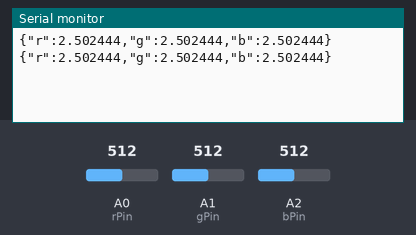
Recording of a sketch running on a simulated Arduino Uno, built with avr-gcc and run on an emulated ATmega328P. Shown: the last lines printed to the serial monitor. The test bench sets the inputs (shaded band); at power-on: A0 (rPin) = 512, A1 (gPin) = 512, A2 (bPin) = 512.

Above: at 2.8 s.
2.9 s: A0 (rPin) set to 716
At 3.8 s:
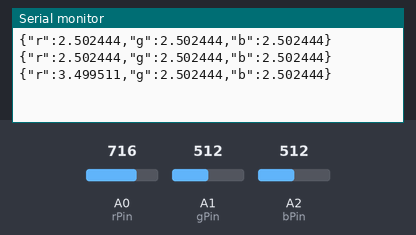
4.4 s: A1 (gPin) set to 716
At 5.6 s:
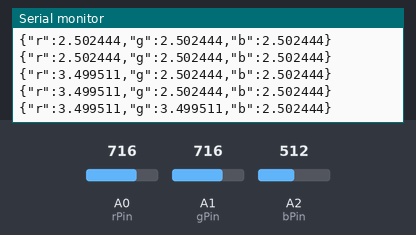
5.9 s: A2 (bPin) set to 716
At 6.3 s:
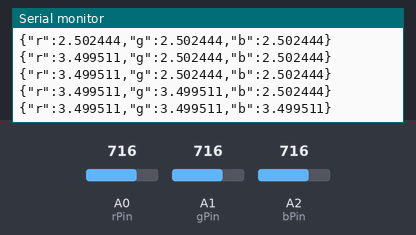
7.4 s: A0 (rPin) set to 900
At 8.7 s:
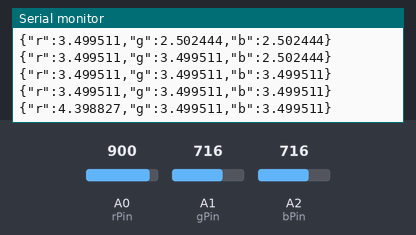
8.9 s: A1 (gPin) set to 900
At 9.8 s:
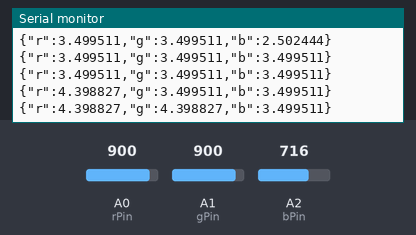
10.4 s: A2 (bPin) set to 900
At 11.3 s:
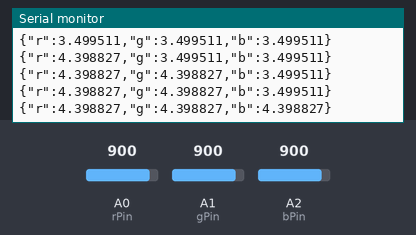
Timing chart, 0 to 12.9 s (numbered marks = the images above; inputs shaded):
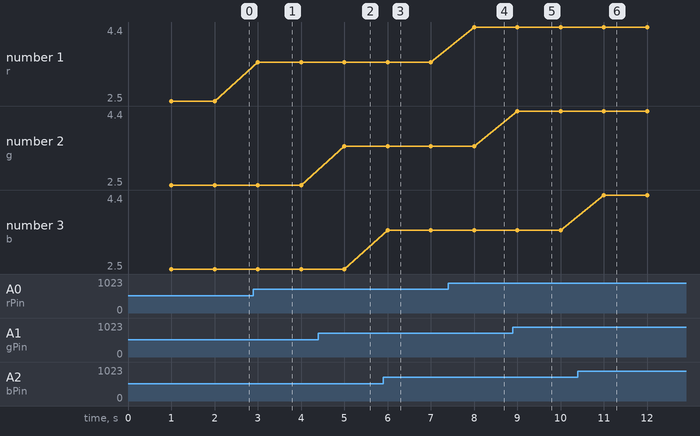

The sketch:

ctrlRGBArduino.ino
```cpp
#include <TimerOne.h>
#include <ArduinoJson.h>

int rPin = A0;
int rValue = 0;
int gPin = A1;
int gValue = 0;
int bPin = A2;
int bValue = 0;

StaticJsonDocument<200> rgb;

void rgbPots() {
  rValue = analogRead(rPin);
  gValue = analogRead(gPin);
  bValue = analogRead(bPin);

  rgb["r"] = rValue * (5.0 / 1023.0);
  rgb["g"] = gValue * (5.0 / 1023.0);
  rgb["b"] = bValue * (5.0 / 1023.0);

  serializeJson(rgb, Serial);
  Serial.println();

}

void setup() {
  // Initialize Serial port
  Serial.begin(9600);
  while (!Serial) continue;

  Timer1.initialize(1000000);
  Timer1.attachInterrupt(rgbPots);
}

void loop() {
}
```

Measured:
- after the input at 2.9 s, the serial monitor: prints a new line after 0.10 s (image 1)
- after the input at 4.4 s, the serial monitor: prints a new line after 0.60 s (image 2)
- after the input at 5.9 s, the serial monitor: prints a new line after 0.10 s (image 3)
- after the input at 7.4 s, the serial monitor: prints a new line after 0.60 s (image 4)
- after the input at 8.9 s, the serial monitor: prints a new line after 0.10 s (image 5)
- after the input at 10.4 s, the serial monitor: prints a new line after 0.60 s (image 6)
- plotted number 1: 2.5 → 3.5 after the input at 2.9 s, 3.5 → 4.4 after the input at 7.4 s
